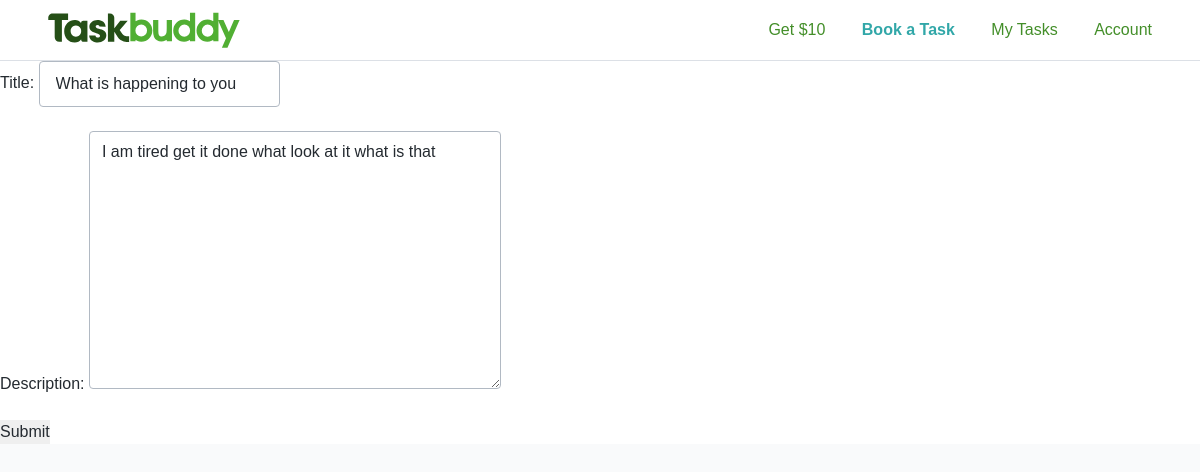
Page /tasks/2 (signed in) on the earlier database version.
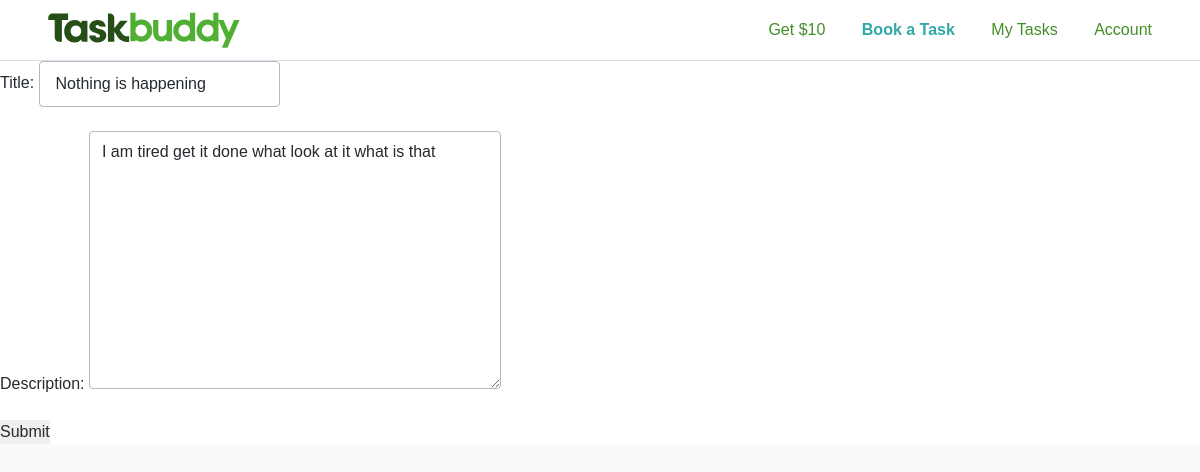
Same page on the later database version.
### tasks/models.py (models this page shows, shortened)
class Task(models.Model):
    owner = models.ForeignKey(User, on_delete=models.CASCADE)
    title = models.CharField(max_length=110)
    description = models.TextField()

### tasks/views.py (the view)
# urls.py: path('tasks/<int:pk>', updateTaskView, name='task_update')
def updateTaskView(request, pk):
    try:
        task = Task.objects.get(pk=pk)
    except Task.DoesNotExist:
        raise Http404("Does not exist")
    if task.owner == request.user:
        form = TaskForm(request.POST or None, instance=task)
        if form.is_valid():
            form.save()
            return HttpResponseRedirect(reverse("task_all"))
        return render(request, "tasks/edit.html", { "form": form})
    else:
        raise Http404("You are forbidden")

### tasks/forms.py
class TaskForm(forms.ModelForm):
    class Meta:
        model = Task
        fields = ['title', 'description']

### templates/tasks/edit.html (shortened to what this page needs)
{% extends 'base.html' %}
{% load static %}
{% block styling %}
{% if request.user.is_authenticated %}
<link rel="stylesheet" href='{% static "tasky/dashboard.css" %}'>
{% endif %}
{% endblock styling %}
{% block content %}
   <form action="" method="POST">
     {{ form.as_p}}
     <input type="submit" value="Submit">
   </form>
{% endblock content %}

Differences in the rows shown:
changed Task "I am tired get it done what look at it what is that": title "What is happening to you" → "Nothing is happening"
